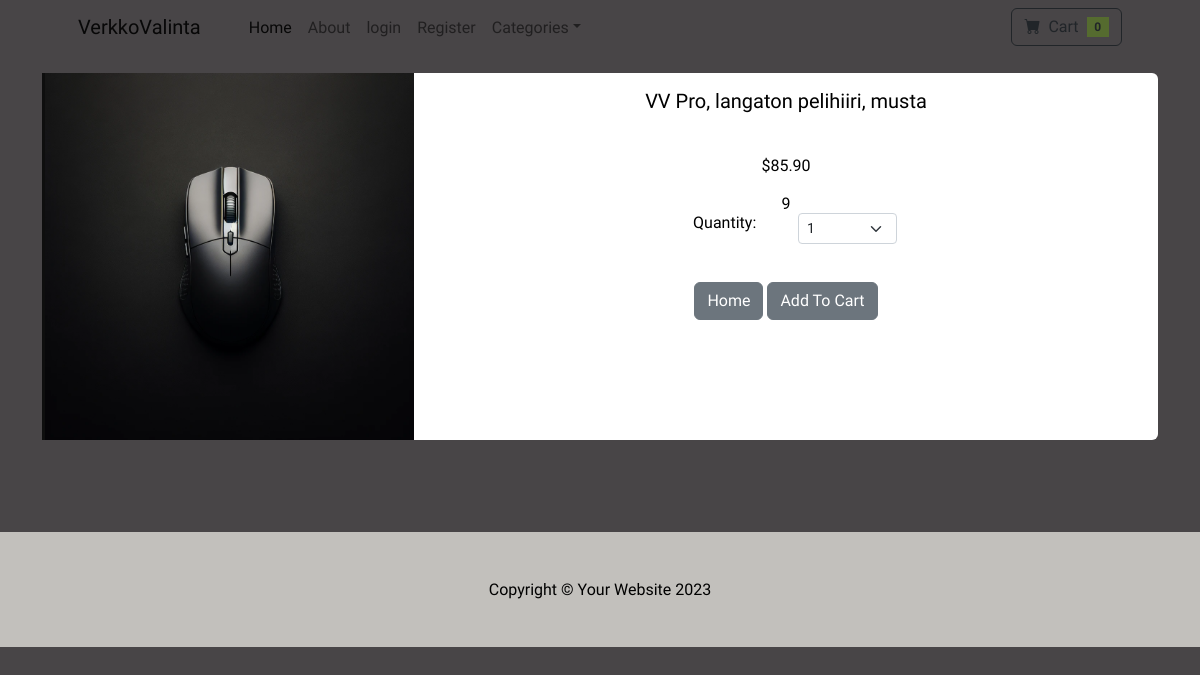
Page /product/9 on the committed database.
### kauppa/models.py (models this page shows, shortened)
class Product(models.Model):
  name = models.CharField(max_length=200)
  price = models.DecimalField(default=0, decimal_places=2, max_digits=6)
  category = models.ForeignKey(Category, on_delete=models.CASCADE, default=1)
  description = models.CharField(max_length=200, default='', blank=True)
  image = models.ImageField(upload_to='uploads/product/')
  is_sale = models.BooleanField(default=False)
  sale_price = models.DecimalField(default=0, decimal_places=2, max_digits=6)

### kauppa/views.py (the view)
# urls.py: path('product/<int:pk>', views.product, name='product'),
def product(request,pk):
  product = Product.objects.get(id=pk)
  return render(request, 'product.html', {'product':product})

### cart/cart.py (called while the page is built)
	def __len__(self):
		return len(self.cart)

### cart/context_processors.py (called while the page is built)
def cart(request):
	return {'cart': Cart(request)}

### kauppa/templates/product.html (shortened to what this page needs)
{% extends 'base.html' %}
{% block content %}
<div class="container">
<br/>
<div class="card mb-3">
  <div class="row g-0">
    <div class="col-md-4">
      <img src="{{ product.image.url }}" class="img-fluid rounded-start" alt="...">
    </div>
    <div class="col-md-8">
      <div class="card-body">
        <center>
        <h5 class="card-title">{{ product.name }}</h5>
        <br/>
        {% if product.is_sale %}
        <div class="d-flex justify-content-center small text-warning mb-2">
                <div class="bi-star-fill"></div>
                &nbsp;&nbsp;Sale!&nbsp;&nbsp;
                <div class="bi-star-fill"></div>
                </div>
                <strike>
                ${{ product.price }}
                </strike>
                &nbsp;
                ${{ product.sale_price }}
        {% else %}
            ${{ product.price }}
        {% endif %}
            <br/><br/> {{product.id}}
<div class="row justify-content-center">
    <div class="col-md-2">Quantity:</div>
                <div class="col-md-2">
                <select class="form-select form-select-sm" id="qty-cart">
                  <option value="1">1</option>
                </select>
                </div>
            </div>
            <br/><br/>
        <a href="{% url 'home'%}" class="btn btn-secondary">Home</a>
        <button type="button" value="{{ product.id }}" class="btn btn-secondary" id="add-cart">Add To Cart</button>
    </center>
      </div>
    </div>
  </div>
</div>
</div>
<br/><br/><br/><br/>
{% endblock %}

### rows in the picture
Product: image (picture), name "VV Pro, langaton pelihiiri, musta", price "85.90", id "9"

### other values in the picture
{{ cart|length }} "0"
